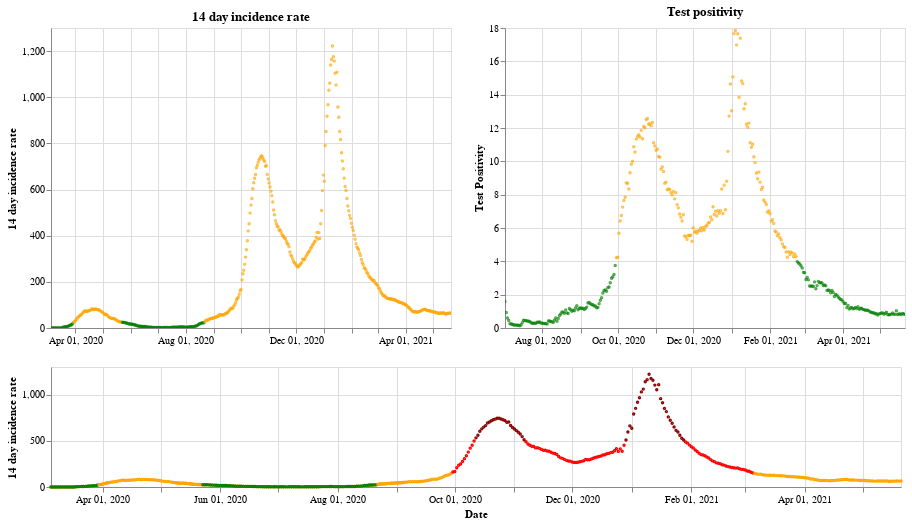

Here is the notebook cell this chart was saved with:
### Markdown cell above
## Northern Ireland

### Code cell
plot_traffic_light('Northern Ireland')

### Figure 1 — Vega-Lite specification as saved in the notebook (floating-point values rounded to 4 significant figures; data arrays with more than 128 entries replaced by an {"elided": "..."} marker saying what was removed)
{"config": {"view": {"continuousWidth": 400, "continuousHeight": 300}}, "vconcat": [{"hconcat": [{"mark": {"type": "point", "size": 2}, "encoding": {"color": {"condition": {"value": "green", "test": "(datum.twoWeeklyCasesRate <= 25)"}, "value": "orange"}, "tooltip": [{"type": "nominal", "field": "areaName"}, {"type": "temporal", "field": "date"}, {"type": "quantitative", "field": "twoWeeklyCasesRate"}, {"type": "quantitative", "field": "testPositivity"}], "x": {"type": "temporal", "axis": {"title": ""}, "field": "date", "scale": {"domain": {"selection": "DateBrush"}}, "timeUnit": "yearmonthdate"}, "y": {"type": "quantitative", "axis": {"title": "14 day incidence rate"}, "field": "twoWeeklyCasesRate"}}, "title": "14 day incidence rate", "width": 400}, {"mark": {"type": "point", "size": 2}, "encoding": {"color": {"condition": {"value": "green", "test": "(datum.testPositivity <= 4)"}, "value": "orange"}, "tooltip": [{"type": "nominal", "field": "areaName"}, {"type": "temporal", "field": "date"}, {"type": "quantitative", "field": "twoWeeklyCasesRate"}, {"type": "quantitative", "field": "testPositivity"}], "x": {"type": "temporal", "axis": {"title": ""}, "field": "date", "scale": {"domain": {"selection": "DateBrush"}}, "timeUnit": "yearmonthdate"}, "y": {"type": "quantitative", "axis": {"title": "Test Positivity"}, "field": "testPositivity"}}, "title": "Test positivity", "width": 400}]}, {"layer": [{"mark": {"type": "point", "size": 2}, "encoding": {"color": {"condition": {"value": "orange", "test": "((50 && datum.twoWeeklyCasesRate) < 150)"}, "value": "red"}, "opacity": {"condition": {"value": 1, "test": "((50 && datum.twoWeeklyCasesRate) < 500)"}, "value": 0}, "tooltip": [{"type": "nominal", "field": "areaName"}, {"type": "temporal", "field": "date"}, {"type": "quantitative", "field": "twoWeeklyCasesRate"}, {"type": "quantitative", "field": "testPositivity"}], "x": {"type": "temporal", "axis": {"title": "Date"}, "field": "date", "timeUnit": "yearmonthdate"}, "y": {"type": "quantitative", "axis": {"title": "14 day incidence rate"}, "field": "twoWeeklyCasesRate"}}, "selection": {"DateBrush": {"type": "interval", "encodings": ["x"], "fields": ["Time"]}}, "width": 850}, {"mark": {"type": "point", "size": 2}, "encoding": {"color": {"value": "darkred"}, "opacity": {"condition": {"value": 1, "test": "(datum.twoWeeklyCasesRate >= 500)"}, "value": 0}, "tooltip": [{"type": "nominal", "field": "areaName"}, {"type": "temporal", "field": "date"}, {"type": "quantitative", "field": "twoWeeklyCasesRate"}, {"type": "quantitative", "field": "testPositivity"}], "x": {"type": "temporal", "axis": {"title": "Date"}, "field": "date", "timeUnit": "yearmonthdate"}, "y": {"type": "quantitative", "axis": {"title": "14 day incidence rate"}, "field": "twoWeeklyCasesRate"}}, "width": 400}, {"mark": {"type": "point", "size": 2}, "encoding": {"color": {"condition": {"value": "green", "test": "((4 && datum.twoWeeklyCasesRate) < 25)"}, "value": "orange"}, "opacity": {"condition": {"value": 1, "test": "(datum.twoWeeklyCasesRate < 50)"}, "value": 0}, "tooltip": [{"type": "nominal", "field": "areaName"}, {"type": "temporal", "field": "date"}, {"type": "quantitative", "field": "twoWeeklyCasesRate"}, {"type": "quantitative", "field": "testPositivity"}], "x": {"type": "temporal", "axis": {"title": "Date"}, "field": "date", "timeUnit": "yearmonthdate"}, "y": {"type": "quantitative", "axis": {"title": "14 day incidence rate"}, "field": "twoWeeklyCasesRate"}}, "width": 400}], "height": 120, "width": 800}], "data": {"name": "data-dcc95bff57348bce188c1f731f6b5692"}, "$schema": "https://vega.github.io/schema/vega-lite/v4.8.1.json", "datasets": {"data-dcc95bff57348bce188c1f731f6b5692": {"elided": "443 records"}}}
